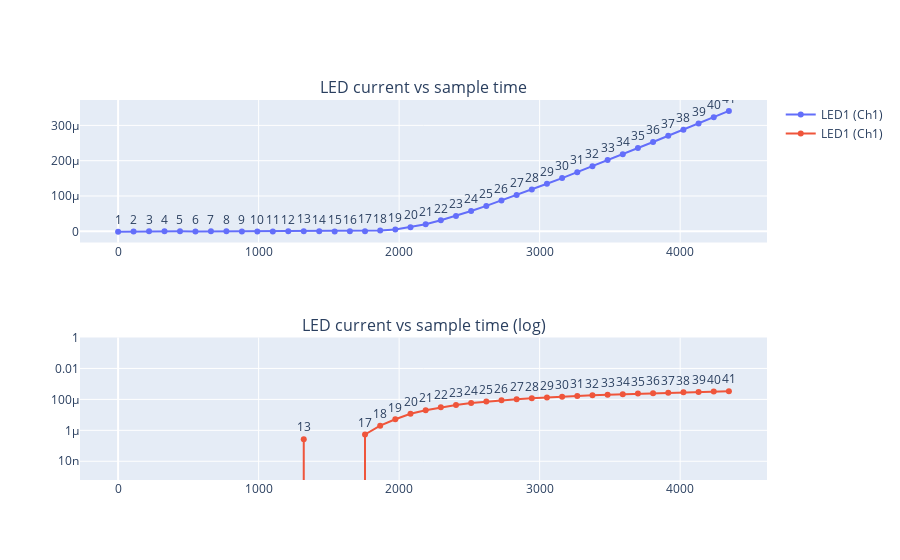

Notebook source saved alongside this figure:
### Markdown cell above
### Advanced topics
#### Changing the current range during a sweep
The list sweep does not support autoranging. However, it is possible to change the range at user-defined points in the sweep.  
The last sweep ran with a range of 2mA. 
We plot the last sweep again and annotate the step indices to the plot.  
The switch-on behaviour becomes visible at steps 20-21 or 10-20 microamperes:

### Code cell
def create_fig():  
    fig = make_subplots(rows=2, cols=1,  subplot_titles=("LED current vs sample time", "LED current vs sample time (log)"))
    fig.add_trace(go.Scatter(x=sweep.timecode, y=sweep.get_measurement_result("LED2"),
                        mode='lines+markers+text',
                        text = [str(i) for i in range(1, len(sample_times) + 1)],
                        textposition="top center",
                        name='LED1 (Ch1)'),  row=1, col=1)
    fig.add_trace(go.Scatter(x=sweep.timecode, y=sweep.get_measurement_result("LED2"),
                        mode='lines+markers+text',
                        text = [str(i) for i in range(1, len(sample_times) + 1)],
                        textposition="top center",
                        name='LED1 (Ch1)'),  row=2, col=1)
    fig.update_yaxes(type="log", range=[np.log(0.0001),np.log(1)], row=2, col=1)
    fig.update_layout(height=600)
    return fig
fig = create_fig()
fig
#uncomment in pure python script:
#fig.show()

### Figure 1 — Plotly figure (JSON) as saved in the notebook; plotly's stock layout.template omitted (floating-point values rounded to 4 significant figures)
{"data": [{"mode": "lines+markers+text", "name": "LED1 (Ch1)", "text": ["1", "2", "3", "4", "5", "6", "7", "8", "9", "10", "11", "12", "13", "14", "15", "16", "17", "18", "19", "20", "21", "22", "23", "24", "25", "26", "27", "28", "29", "30", "31", "32", "33", "34", "35", "36", "37", "38", "39", "40", "41"], "textposition": "top center", "type": "scatter", "x": [0, 110.1, 220.2, 330.3, 440.4, 550.5, 660.6, 770.7, 880.8, 990.9, 1101, 1211.0, 1321.0, 1431.0, 1541.0, 1649.0, 1757.0, 1865.0, 1973.0, 2081.0, 2189.0, 2297.0, 2405.0, 2512.0, 2620.0, 2728.0, 2836.0, 2944.0, 3052.0, 3160.0, 3268.0, 3376.0, 3484.0, 3591.0, 3699.0, 3807.0, 3915.0, 4023.0, 4131.0, 4239.0, 4347.0], "xaxis": "x", "y": [-8.728e-07, -2.014e-07, -1.343e-07, -1.343e-07, -1.343e-07, -2.014e-07, 0, 0, -2.014e-07, -2.686e-07, -2.014e-07, -1.343e-07, 2.686e-07, -1.343e-07, -3.357e-07, 0, 5.371e-07, 2.014e-06, 5.17e-06, 1.175e-05, 2.007e-05, 3.122e-05, 4.357e-05, 5.76e-05, 7.191e-05, 8.708e-05, 0.0001027, 0.0001181, 0.0001345, 0.0001508, 0.0001675, 0.0001845, 0.0002017, 0.0002184, 0.0002359, 0.000253, 0.0002707, 0.0002878, 0.0003056, 0.0003233, 0.0003411], "yaxis": "y"}, {"mode": "lines+markers+text", "name": "LED1 (Ch1)", "text": ["1", "2", "3", "4", "5", "6", "7", "8", "9", "10", "11", "12", "13", "14", "15", "16", "17", "18", "19", "20", "21", "22", "23", "24", "25", "26", "27", "28", "29", "30", "31", "32", "33", "34", "35", "36", "37", "38", "39", "40", "41"], "textposition": "top center", "type": "scatter", "x": [0, 110.1, 220.2, 330.3, 440.4, 550.5, 660.6, 770.7, 880.8, 990.9, 1101, 1211.0, 1321.0, 1431.0, 1541.0, 1649.0, 1757.0, 1865.0, 1973.0, 2081.0, 2189.0, 2297.0, 2405.0, 2512.0, 2620.0, 2728.0, 2836.0, 2944.0, 3052.0, 3160.0, 3268.0, 3376.0, 3484.0, 3591.0, 3699.0, 3807.0, 3915.0, 4023.0, 4131.0, 4239.0, 4347.0], "xaxis": "x2", "y": [-8.728e-07, -2.014e-07, -1.343e-07, -1.343e-07, -1.343e-07, -2.014e-07, 0, 0, -2.014e-07, -2.686e-07, -2.014e-07, -1.343e-07, 2.686e-07, -1.343e-07, -3.357e-07, 0, 5.371e-07, 2.014e-06, 5.17e-06, 1.175e-05, 2.007e-05, 3.122e-05, 4.357e-05, 5.76e-05, 7.191e-05, 8.708e-05, 0.0001027, 0.0001181, 0.0001345, 0.0001508, 0.0001675, 0.0001845, 0.0002017, 0.0002184, 0.0002359, 0.000253, 0.0002707, 0.0002878, 0.0003056, 0.0003233, 0.0003411], "yaxis": "y2"}], "layout": {"annotations": [{"font": {"size": 16}, "showarrow": false, "text": "LED current vs sample time", "x": 0.5, "xanchor": "center", "xref": "paper", "y": 1, "yanchor": "bottom", "yref": "paper"}, {"font": {"size": 16}, "showarrow": false, "text": "LED current vs sample time (log)", "x": 0.5, "xanchor": "center", "xref": "paper", "y": 0.375, "yanchor": "bottom", "yref": "paper"}], "autosize": true, "xaxis": {"anchor": "y", "autorange": true, "domain": [0, 1], "range": [-264.6, 4611.0], "type": "linear"}, "xaxis2": {"anchor": "y2", "autorange": true, "domain": [0, 1], "range": [-264.6, 4611.0], "type": "linear"}, "yaxis": {"anchor": "x", "autorange": true, "domain": [0.625, 1], "range": [-3.049e-05, 0.0003707], "type": "linear"}, "yaxis2": {"anchor": "x2", "domain": [0, 0.375], "range": [-9.21, 0], "type": "log"}}}
